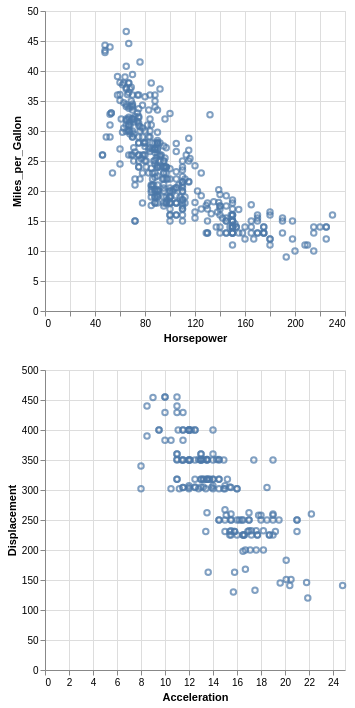

Vega-Lite specification stored for this chart:
### Vega-Lite specification from a JSON file in a GitHub repository (floating-point values rounded to 4 significant figures; data arrays with more than 128 entries replaced by an {"elided": "..."} marker saying what was removed)
{"$schema": "https://vega.github.io/schema/vega-lite/v4.json", "data": {"values": {"elided": "406 records"}}, "vconcat": [{"selection": {"brush": {"type": "interval"}}, "mark": "point", "encoding": {"x": {"field": "Horsepower", "type": "quantitative"}, "y": {"field": "Miles_per_Gallon", "type": "quantitative"}}}, {"transform": [{"filter": {"and": ["datum.Weight_in_lbs > 3000", {"selection": "brush"}]}}], "mark": "point", "encoding": {"x": {"field": "Acceleration", "type": "quantitative", "scale": {"domain": [0, 25]}}, "y": {"field": "Displacement", "type": "quantitative", "scale": {"domain": [0, 500]}}}}]}
